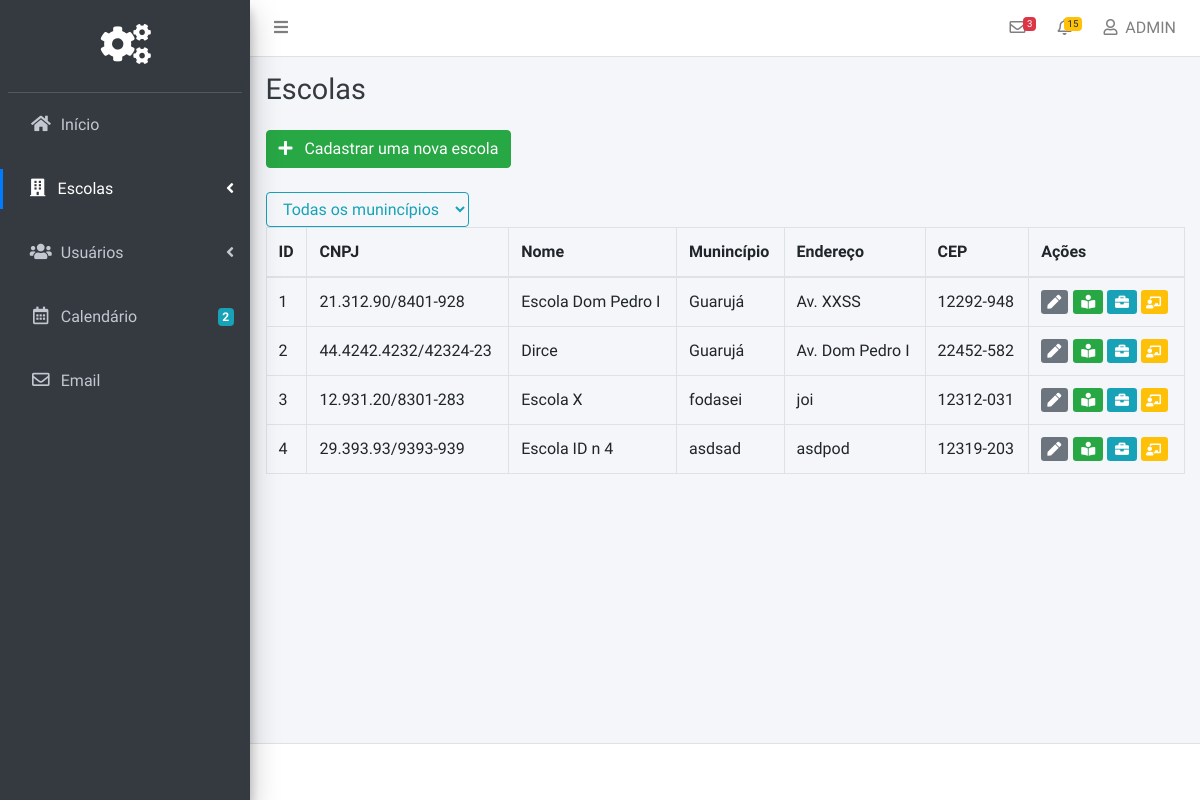
The app's page /Pages/Admin/escolas.php (signed in), older data.
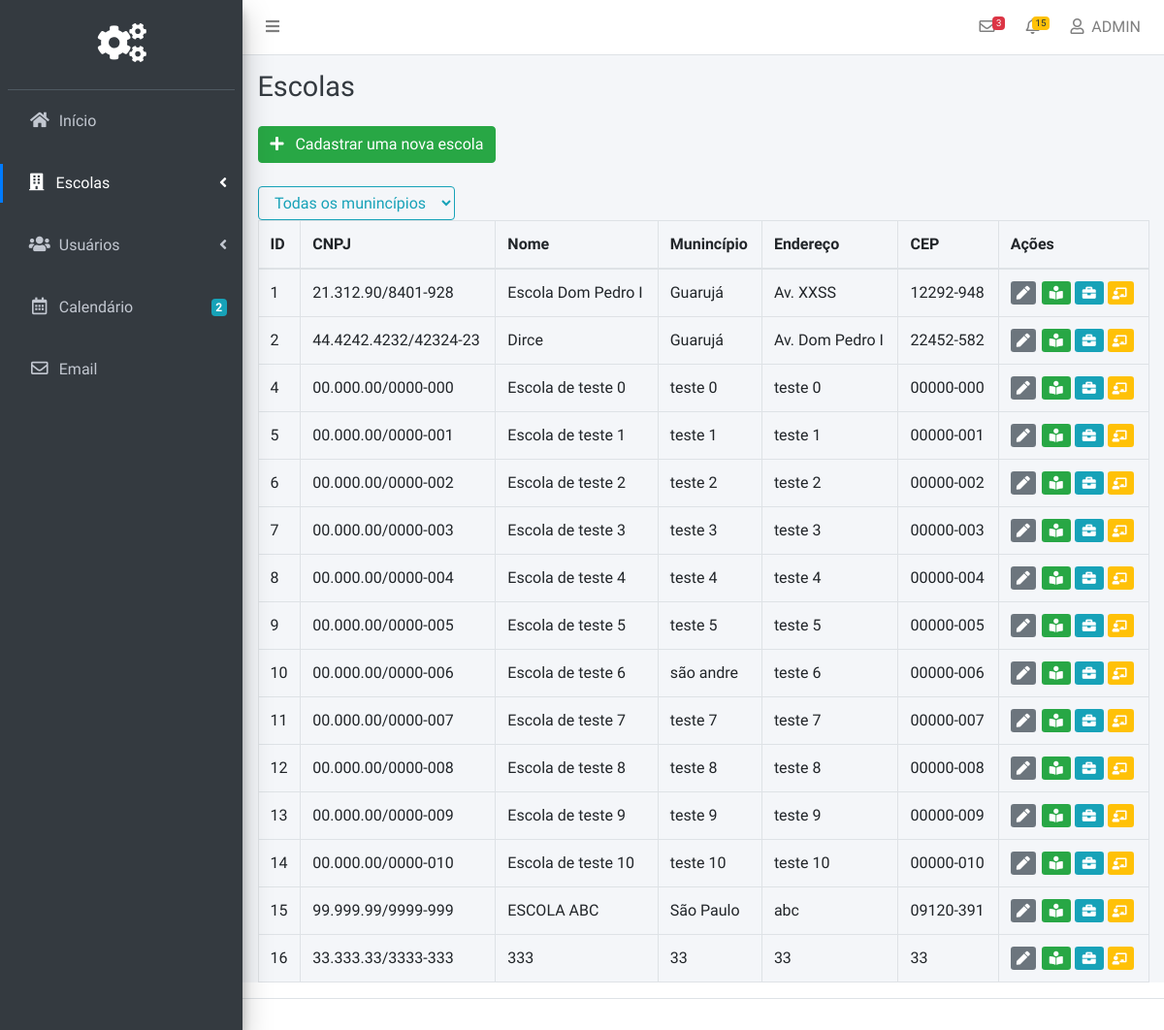
The same page, newer data.
### tables this page shows
CREATE TABLE `escolas` (
  `Escola_Codigo` bigint(20) NOT NULL,
  `Escola_CNPJ` varchar(255) NOT NULL,
  `Escola_Nome` varchar(255) NOT NULL,
  `Escola_CEP` varchar(255) NOT NULL,
  `Escola_Munincipio` varchar(255) NOT NULL,
  `Escola_Endereco` varchar(255) NOT NULL
);

### src/Pages/Admin/escolas.php (the view, shortened to what the changed rows need)
<?php
include('../../Scripts/Database/Connection.php');
?>
<!DOCTYPE html>
<html>
<head>
  <link rel="stylesheet" href="../../plugins/fontawesome-free/css/all.min.css">
<link rel="stylesheet" href="../../assets/Admin/css/style.css">
  <link rel="stylesheet" href="https://code.ionicframework.com/ionicons/2.0.1/css/ionicons.min.css">
  <link rel="stylesheet" href="../../plugins/tempusdominus-bootstrap-4/css/tempusdominus-bootstrap-4.min.css">
  <link rel="stylesheet" href="../../plugins/icheck-bootstrap/icheck-bootstrap.min.css">
  <link rel="stylesheet" href="../../plugins/jqvmap/jqvmap.min.css">
  <link rel="stylesheet" href="../../plugins/toastr/toastr.min.css">
  <link rel="stylesheet" href="../../assets/Global/css/adminlte.min.css">
  <link rel="stylesheet" href="../../assets/Global/css/style.css">
  <link rel="stylesheet" href="../../plugins/overlayScrollbars/css/OverlayScrollbars.min.css">
  <link rel="stylesheet" href="../../plugins/daterangepicker/daterangepicker.css">
  <link rel="stylesheet" href="../../plugins/summernote/summernote-bs4.css">
</head>
<body class="hold-transition sidebar-mini layout-fixed">
<div class="wrapper">
  <div class="content-wrapper">
    <div class="content-header">
      <div class="container-fluid">
        <div class="row mb-2">
          <div class="col-sm-6">
            <h1 class="m-0 text-dark">Escolas</h1>
          </div>
        </div>
      </div>
    </div>
    <section class="content">
      <div class="container-fluid">
        <br><br>
        <table class="table table-bordered display" id="tabela" width="100%" cellspacing="0">
          <form action="" id="myform">
        <thead>
         <tr>
           <th>ID</th>
      <th>CNPJ</th>
        <th>Nome</th>
        <th>Munincípio</th>
        <th>Endereço</th>
<th>CEP </th>
               <th>Ações</th>
      </tr>
        </thead>
      <tbody>
<?php
$result =  mysqli_query($conn,"SELECT * FROM escolas");
while($row = mysqli_fetch_array($result))
{
echo "<tr>";
echo "<td>" . $row['Escola_Codigo'] . "</td>";
echo "<td>" . $row['Escola_CNPJ'] . "</td>";
echo "<td>" . $row['Escola_Nome'] . "</td>";
echo "<td>" . $row['Escola_Munincipio'] . "</td>";
echo "<td>" . $row['Escola_Endereco'] . "</td>";
echo "<td>" . $row['Escola_CEP'] . "</td>";
echo '<td><a class="btn-sm  btn-secondary btnEditar" id="editar" href="#"> <i class="fa fa-pen"></i>   </a>
&nbsp;
<a class="btn-sm btn-success  btnAlunos" name="alunos" href="#"><i class="fa fa-book-reader"></i></a>
  <a class="btn-sm btn-info  btnFuncionarios" name="funcionarios" href="#"><i class="fa fa-briefcase"></i></a>
  <a class="btn-sm btn-warning text-white btnTurmas" name="turmas" href="#"><i class="fa fa-chalkboard-teacher"></i></a>
</td>';
echo "</tr>";
}
?>
      </tbody>
      </table>
      </div>
    </section>
  </div>
</div>
</body>
</html>

Row changes from the older to the newer data that the page shows:
removed escolas: Escola_Codigo "3", Escola_CNPJ "12.931.20/8301-283", Escola_Nome "Escola X", Escola_Munincipio "fodasei", Escola_Endereco "joi", Escola_CEP "12312-031"
changed escolas id 4: Escola_CNPJ "29.393.93/9393-939" → "00.000.00/0000-000"; Escola_Nome "Escola ID n 4" → "Escola de teste 0"; Escola_Munincipio "asdsad" → "teste 0"; Escola_Endereco "asdpod" → "teste 0"; Escola_CEP "12319-203" → "00000-000"
added escolas: Escola_Codigo "5", Escola_CNPJ "00.000.00/0000-001", Escola_Nome "Escola de teste 1", Escola_Munincipio "teste 1", Escola_Endereco "teste 1", Escola_CEP "00000-001"
added escolas: Escola_Codigo "6", Escola_CNPJ "00.000.00/0000-002", Escola_Nome "Escola de teste 2", Escola_Munincipio "teste 2", Escola_Endereco "teste 2", Escola_CEP "00000-002"
added escolas: Escola_Codigo "7", Escola_CNPJ "00.000.00/0000-003", Escola_Nome "Escola de teste 3", Escola_Munincipio "teste 3", Escola_Endereco "teste 3", Escola_CEP "00000-003"
added escolas: Escola_Codigo "8", Escola_CNPJ "00.000.00/0000-004", Escola_Nome "Escola de teste 4", Escola_Munincipio "teste 4", Escola_Endereco "teste 4", Escola_CEP "00000-004"
added escolas: Escola_Codigo "9", Escola_CNPJ "00.000.00/0000-005", Escola_Nome "Escola de teste 5", Escola_Munincipio "teste 5", Escola_Endereco "teste 5", Escola_CEP "00000-005"
added escolas: Escola_Codigo "10", Escola_CNPJ "00.000.00/0000-006", Escola_Nome "Escola de teste 6", Escola_Munincipio "são andre", Escola_Endereco "teste 6", Escola_CEP "00000-006"
added escolas: Escola_Codigo "11", Escola_CNPJ "00.000.00/0000-007", Escola_Nome "Escola de teste 7", Escola_Munincipio "teste 7", Escola_Endereco "teste 7", Escola_CEP "00000-007"
added escolas: Escola_Codigo "12", Escola_CNPJ "00.000.00/0000-008", Escola_Nome "Escola de teste 8", Escola_Munincipio "teste 8", Escola_Endereco "teste 8", Escola_CEP "00000-008"
added escolas: Escola_Codigo "13", Escola_CNPJ "00.000.00/0000-009", Escola_Nome "Escola de teste 9", Escola_Munincipio "teste 9", Escola_Endereco "teste 9", Escola_CEP "00000-009"
added escolas: Escola_Codigo "14", Escola_CNPJ "00.000.00/0000-010", Escola_Nome "Escola de teste 10", Escola_Munincipio "teste 10", Escola_Endereco "teste 10", Escola_CEP "00000-010"
added escolas: Escola_Codigo "15", Escola_CNPJ "99.999.99/9999-999", Escola_Nome "ESCOLA ABC", Escola_Munincipio "São Paulo", Escola_Endereco "abc", Escola_CEP "09120-391"
added escolas: Escola_Codigo "16", Escola_CNPJ "33.333.33/3333-333", Escola_Nome "333", Escola_Munincipio "33", Escola_Endereco "33", Escola_CEP "33"
